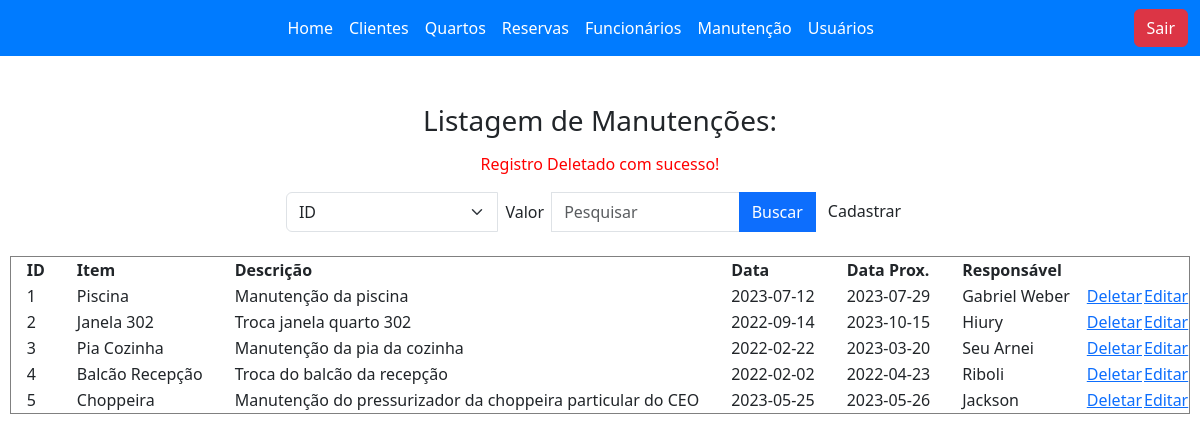
The app's page /view/manutencaoList.php?id=1 with its own data.
### tables this page shows
CREATE TABLE `manutencao` (
  `id` int(11) NOT NULL,
  `item` varchar(20) NOT NULL,
  `descricao` varchar(255) NOT NULL,
  `datamanutencao` date NOT NULL,
  `dataproxmanutencao` date NOT NULL,
  `responsavel` varchar(255) NOT NULL
);

### model/DB.class.php (called while the page is built, shortened)
<?php
class BD
{
    private $host = "php-mysql";
    private $dbname = "db_aula";
    private $port = 3306;
    private $usuario = "root";
    private $senha = "root";
    private $db_charset = "utf8";
    public function conn()
    {
        $conn = "mysql:host=$this->host;dbname=$this->dbname;port=$this->port";
        return new PDO(
            $conn,
            $this->usuario,
            $this->senha,
            [PDO::MYSQL_ATTR_INIT_COMMAND => "SET NAMES " . $this->db_charset]
        );
    }
    public function select($nome_tabela)
    {
        $conn = $this->conn();
        $sql = "SELECT * FROM $nome_tabela;";
        $st = $conn->prepare($sql);
        $st->execute();
        return $st->fetchAll(PDO::FETCH_CLASS);
    }
}

### controller/manutencaoController.php (called while the page is built, shortened)
<?php
include "../model/DB.class.php";
class manutencaoController
{
    private $model;
    private $table = "manutencao";
    public function __construct()
    {
        $this->model = new BD();
    }
    public function carregar()
    {
        return $this->model->select($this->table);
    }
    public function deletar($id)
    {
        $this->model->deletar($this->table, $id);
    }
}

### view/manutencaoList.php (the view, shortened to what this page needs)
<?php
include_once '../controller/manutencaoController.php';
include "base/header.php";
$manutencao = new manutencaoController();
if (!empty($_GET['id'])) {
    $manutencao->deletar($_GET['id']);
}
if (!empty($_POST)) {
    $load = $manutencao->pesquisar($_POST);
} else {
    $load = $manutencao->carregar();
}
?>
<div class="p-5 w-100 d-flex justify-content-center">
    <h3 style="margin-bottom: -3rem;">Listagem de Manutenções:</h3>
</div>
<div class="d-flex justify-content-center">
    <p style="color:red;">
        <?php echo (!empty($_SESSION["msg"]) ? $_SESSION["msg"] : "") ?>
    </p>
</div>
<div class="d-flex w-100 justify-content-center">
    <div class="d-flex w-100 justify-content-center flex-wrap">
        <form action="manutencaoList.php" method="post" class="mb-4">
            <div class="input-group">
                <select name="campo" class="form-select">
                    <option value="id">ID</option>
                </select>
                <label class="p-2">Valor</label>
                <input type="text" name="valor" placeholder="Pesquisar" class="form-control" />
                <button type="submit" class="btn btn-primary">Buscar</button>
                <a class="btn btn-tertiary" href="./manutencaoForm.php">Cadastrar</a>
            </div>
        </form>
        <table border="1" style="margin-bottom:3rem;">
            <tr>
                <th style="padding-left: 1rem; padding-right: 1rem;">ID</th>
                <th style="padding-left: 1rem; padding-right: 1rem;">Item</th>
                <th style="padding-left: 1rem; padding-right: 1rem;">Descrição</th>
                <th style="padding-left: 1rem; padding-right: 1rem;">Data</th>
                <th style="padding-left: 1rem; padding-right: 1rem;">Data Prox.</th>
                <th style="padding-left: 1rem; padding-right: 1rem;">Responsável</th>
                <th></th>
                <th></th>
            </tr>
            <?php
            foreach ($load as $item) {
                echo "<tr>";
                echo "<td style='padding-left: 1rem; padding-right: 1rem;'>" . $item->id . "</td>";
                echo "<td style='padding-left: 1rem; padding-right: 1rem;'>" . $item->item . "</td>";
                echo "<td style='padding-left: 1rem; padding-right: 1rem;'>" . $item->descricao . "</td>";
                echo "<td style='padding-left: 1rem; padding-right: 1rem;'>" . $item->datamanutencao . "</td>";
                echo "<td style='padding-left: 1rem; padding-right: 1rem;'>" . $item->dataproxmanutencao . "</td>";
                echo "<td style='padding-left: 1rem; padding-right: 1rem;'>" . $item->responsavel . "</td>";
                echo "<td><a onclick='return confirm(\"Deseja Excluir? \")' href='manutencaoList.php?id=$item->id'>Deletar</a></td>";
                echo "<td><a href='manutencaoForm.php?id=$item->id'>Editar</a></td>";
            }
            ?>
        </table>
    </div>
</div>

### records on screen
manutencao: id "1", item "Piscina", descricao "Manutenção da piscina", datamanutencao "2023-07-12", dataproxmanutencao "2023-07-29", responsavel "Gabriel Weber"
manutencao: id "2", item "Janela 302", descricao "Troca janela quarto 302", datamanutencao "2022-09-14", dataproxmanutencao "2023-10-15", responsavel "Hiury"
manutencao: id "3", item "Pia Cozinha", descricao "Manutenção da pia da cozinha", datamanutencao "2022-02-22", dataproxmanutencao "2023-03-20", responsavel "Seu Arnei"
manutencao: id "4", item "Balcão Recepção", descricao "Troca do balcão da recepção", datamanutencao "2022-02-02", dataproxmanutencao "2022-04-23", responsavel "Riboli"
manutencao: id "5", item "Choppeira", descricao "Manutenção do pressurizador da choppeira particular do CEO", datamanutencao "2023-05-25", dataproxmanutencao "2023-05-26", responsavel "Jackson"

### other values on screen
$_SESSION["msg"] "Registro Deletado com sucesso!"
